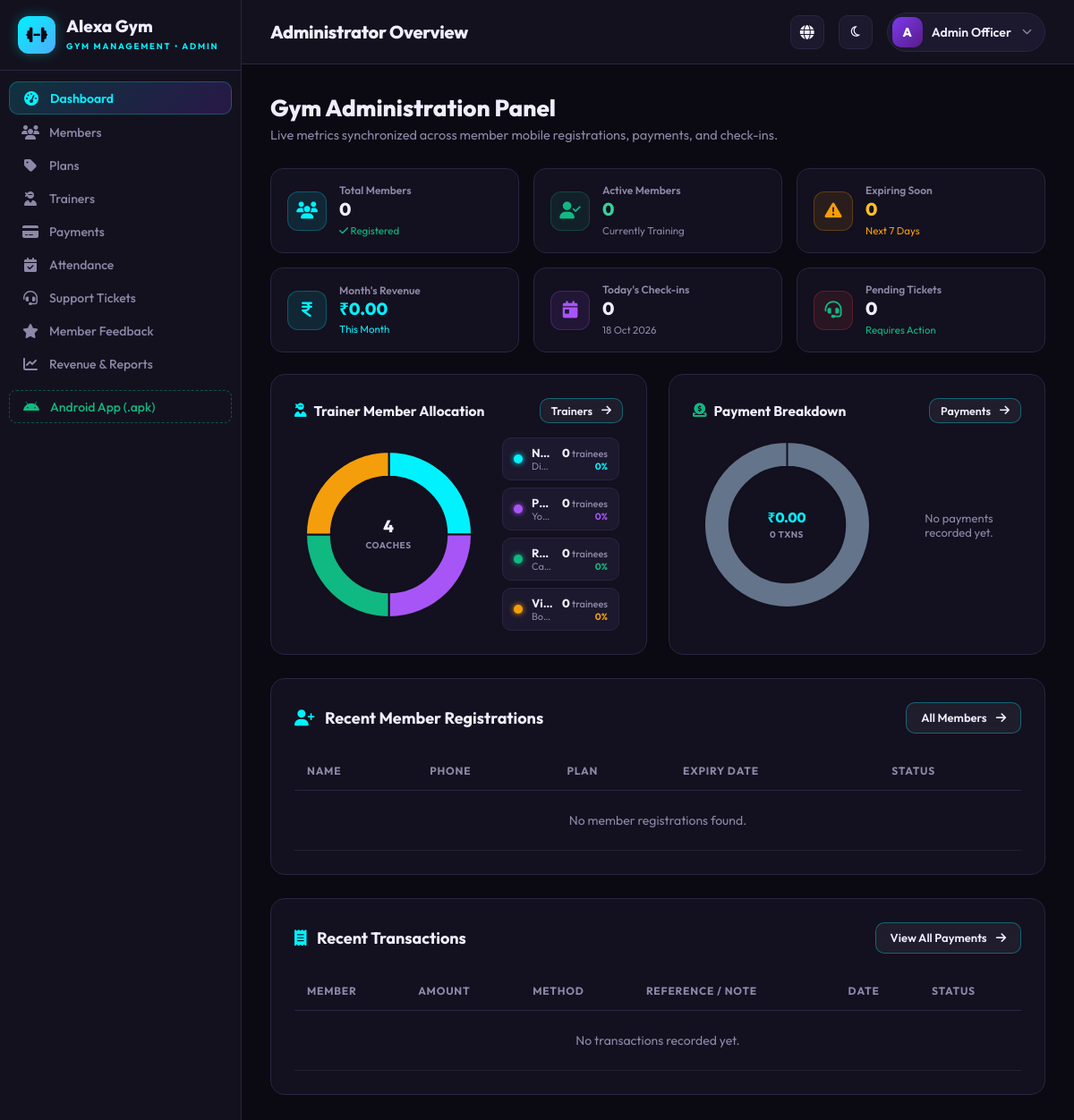
Page /admin/dashboard.php (signed in) on the committed database.
### tables this page shows
CREATE TABLE `trainers` (
  `id` INT UNSIGNED NOT NULL AUTO_INCREMENT,
  `full_name` VARCHAR(100) NOT NULL,
  `email` VARCHAR(100) DEFAULT NULL,
  `phone` VARCHAR(20) NOT NULL,
  `specialization` VARCHAR(100) DEFAULT NULL,
  `experience` VARCHAR(50) DEFAULT '3+ Years Experience',
  `bio` TEXT DEFAULT NULL,
  `photo` VARCHAR(255) DEFAULT NULL,
  `salary` DECIMAL(10,2) NOT NULL DEFAULT 0.00,
  `joined_on` DATE DEFAULT NULL,
  `status` ENUM('active', 'inactive') NOT NULL DEFAULT 'active',
  `created_at` TIMESTAMP NOT NULL DEFAULT CURRENT_TIMESTAMP,
  PRIMARY KEY (`id`)
);

### includes/functions.php (called while the page is built, shortened)
<?php
function e($value) {
    return htmlspecialchars((string)($value ?? ''), ENT_QUOTES, 'UTF-8');
}
function format_currency($amount) {
    return '₹' . number_format((float)$amount, 2);
}

### admin/dashboard.php (the view, shortened to what this page needs)
<?php
require_once __DIR__ . '/../config/database.php';
require_once __DIR__ . '/../includes/functions.php';
$total_members = (int)$pdo->query("SELECT COUNT(*) FROM members WHERE status = 'active' AND plan_id IS NOT NULL")->fetchColumn();
$active_members = (int)$pdo->query("SELECT COUNT(*) FROM members WHERE status = 'active' AND plan_id IS NOT NULL")->fetchColumn();
$expiring_soon = (int)$pdo->query("SELECT COUNT(*) FROM members WHERE status = 'active' AND plan_id IS NOT NULL AND expiry_date BETWEEN CURDATE() AND DATE_ADD(CURDATE(), INTERVAL 7 DAY)")->fetchColumn();
$total_trainers = (int)$pdo->query("SELECT COUNT(*) FROM trainers WHERE status = 'active'")->fetchColumn();
$month_revenue = (float)$pdo->query("SELECT COALESCE(SUM(amount), 0) FROM payments WHERE MONTH(paid_on) = MONTH(CURDATE()) AND YEAR(paid_on) = YEAR(CURDATE()) AND status = 'completed'")->fetchColumn();
$today_checkins = (int)$pdo->query("SELECT COUNT(*) FROM attendance WHERE attend_date = CURDATE()")->fetchColumn();
$recent_members = $pdo->query("
    SELECT m.*, p.name AS plan_name
    FROM members m
    INNER JOIN plans p ON m.plan_id = p.id
    WHERE m.status = 'active'
    ORDER BY m.id DESC LIMIT 5
")->fetchAll();
$recent_payments = $pdo->query("
    SELECT p.*, m.full_name AS member_name
    FROM payments p
    LEFT JOIN members m ON p.member_id = m.id
    ORDER BY p.id DESC LIMIT 5
")->fetchAll();
$trainer_chart_data = $pdo->query("
    SELECT
        t.id,
        t.full_name,
        t.specialization,
        COUNT(m.id) AS member_count
    FROM trainers t
    LEFT JOIN members m ON m.trainer_id = t.id AND m.status = 'active'
    WHERE t.status = 'active'
    GROUP BY t.id, t.full_name, t.specialization
    ORDER BY member_count DESC, t.full_name ASC
")->fetchAll();
$unassigned_trainers_count = (int)$pdo->query("
    SELECT COUNT(*) FROM members
    WHERE status = 'active' AND (trainer_id IS NULL OR trainer_id = 0)
")->fetchColumn();
$total_assigned_members = array_sum(array_column($trainer_chart_data, 'member_count'));
$color_palette = ['#00f2fe', '#a855f7', '#10b981', '#f59e0b', '#f43f5e', '#38bdf8', '#ec4899', '#6366f1'];
$payment_methods_data = $pdo->query("
    SELECT
        UPPER(method) AS method_name,
        COUNT(*) AS txn_count,
        COALESCE(SUM(amount), 0) AS total_amount
    FROM payments
    WHERE status = 'completed'
    GROUP BY method
    ORDER BY total_amount DESC
")->fetchAll();
$total_completed_revenue = (float)$pdo->query("
    SELECT COALESCE(SUM(amount), 0) FROM payments WHERE status = 'completed'
")->fetchColumn();
$total_completed_txns = (int)$pdo->query("
    SELECT COUNT(*) FROM payments WHERE status = 'completed'
")->fetchColumn();
if (empty($payment_methods_data)) {
    $payment_methods_data = $pdo->query("
        SELECT
            UPPER(method) AS method_name,
            COUNT(*) AS txn_count,
            COALESCE(SUM(amount), 0) AS total_amount
        FROM payments
        GROUP BY method
        ORDER BY total_amount DESC
    ")->fetchAll();
    $total_completed_revenue = (float)$pdo->query("SELECT COALESCE(SUM(amount), 0) FROM payments")->fetchColumn();
    $total_completed_txns = (int)$pdo->query("SELECT COUNT(*) FROM payments")->fetchColumn();
}
?>
<!DOCTYPE html>
<html lang="en" data-theme="dark">
<head>
  <link rel="stylesheet" href="https://cdnjs.cloudflare.com/ajax/libs/font-awesome/6.5.1/css/all.min.css">
  <link rel="stylesheet" href="../assets/css/admin.css?v=2.5">
</head>
<body>
<div class="app-layout">
  <?php require_once __DIR__ . '/../includes/admin_sidebar.php'; ?>
  <main class="app-main">
    <?php require_once __DIR__ . '/../includes/admin_topbar.php'; ?>
    <div class="dashboard-content">
      <div style="margin-bottom: 28px;">
        <h2 style="font-size: 26px; font-weight: 800; margin-bottom: 4px;">Gym Administration Panel</h2>
        <p style="color: var(--muted); font-size: 14.5px;">Live metrics synchronized across member mobile registrations, payments, and check-ins.</p>
      </div>
      <div class="stats-grid admin-stats-grid">
        <div class="stat-card">
          <div class="stat-icon-wrapper" style="color: var(--cyan); background: rgba(0, 242, 254, 0.1); border-color: rgba(0, 242, 254, 0.25);">
            <i class="fa-solid fa-users"></i>
          </div>
          <div class="stat-info">
            <div class="stat-label">Total Members</div>
            <div class="stat-val"><?= $total_members ?></div>
            <span style="font-size: 11.5px; color: var(--ok);"><i class="fa-solid fa-check"></i> Registered</span>
          </div>
        </div>
        <div class="stat-card">
          <div class="stat-icon-wrapper" style="color: #10b981; background: rgba(16, 185, 129, 0.1); border-color: rgba(16, 185, 129, 0.25);">
            <i class="fa-solid fa-user-check"></i>
          </div>
          <div class="stat-info">
            <div class="stat-label">Active Members</div>
            <div class="stat-val" style="color: #34d399;"><?= $active_members ?></div>
            <span style="font-size: 11.5px; color: var(--muted);">Currently Training</span>
          </div>
        </div>
        <div class="stat-card">
          <div class="stat-icon-wrapper" style="color: #f59e0b; background: rgba(245, 158, 11, 0.1); border-color: rgba(245, 158, 11, 0.25);">
            <i class="fa-solid fa-triangle-exclamation"></i>
          </div>
          <div class="stat-info">
            <div class="stat-label">Expiring Soon</div>
            <div class="stat-val" style="color: #fbbf24;"><?= $expiring_soon ?></div>
            <span style="font-size: 11.5px; color: #f59e0b;">Next 7 Days</span>
          </div>
        </div>
        <div class="stat-card">
          <div class="stat-icon-wrapper" style="color: var(--cyan); background: rgba(0, 242, 254, 0.1); border-color: rgba(0, 242, 254, 0.25);">
            <i class="fa-solid fa-indian-rupee-sign"></i>
          </div>
          <div class="stat-info">
            <div class="stat-label">Month's Revenue</div>
            <div class="stat-val" style="font-size: 19px; color: var(--cyan);"><?= format_currency($month_revenue) ?></div>
            <span style="font-size: 11.5px; color: var(--cyan);">This Month</span>
          </div>
        </div>
        <div class="stat-card">
          <div class="stat-icon-wrapper" style="color: #a855f7; background: rgba(168, 85, 247, 0.1); border-color: rgba(168, 85, 247, 0.25);">
            <i class="fa-solid fa-calendar-day"></i>
          </div>
          <div class="stat-info">
            <div class="stat-label">Today's Check-ins</div>
            <div class="stat-val"><?= $today_checkins ?></div>
            <span style="font-size: 11.5px; color: var(--muted);"><?= date('d M Y') ?></span>
          </div>
        </div>
        <div class="stat-card">
          <div class="stat-icon-wrapper" style="color: <?= $pending_tickets > 0 ? 'var(--bad)' : 'var(--ok)' ?>; background: rgba(239, 68, 68, 0.1); border-color: rgba(239, 68, 68, 0.25);">
            <i class="fa-solid fa-headset"></i>
          </div>
          <div class="stat-info">
            <div class="stat-label">Pending Tickets</div>
            <div class="stat-val" style="color: <?= $pending_tickets > 0 ? 'var(--bad)' : 'inherit' ?>;"><?= $pending_tickets ?></div>
            <span style="font-size: 11.5px; color: <?= $pending_tickets > 0 ? 'var(--bad)' : 'var(--ok)' ?>;">Requires Action</span>
          </div>
        </div>
      </div>
      <div class="dashboard-charts-grid">
        <div class="card" style="margin-bottom: 0;">
          <div class="card-header chart-card-header">
            <h3 class="card-title">
              <i class="fa-solid fa-user-ninja" style="color: var(--cyan); margin-right: 8px;"></i> Trainer Member Allocation
            </h3>
            <a href="trainers.php" class="btn btn-outline btn-sm" style="font-size: 12.5px; font-weight: 600; text-decoration: none;">
              Trainers <i class="fa-solid fa-arrow-right" style="margin-left: 4px;"></i>
            </a>
          </div>
          <div class="chart-card-body">
            <div class="chart-canvas-wrap">
              <canvas id="trainerCircleChart"></canvas>
              <div class="chart-center-badge">
                <span class="chart-center-val"><?= $total_trainers ?></span>
                <span class="chart-center-label"><?= ($total_assigned_members + $unassigned_trainers_count) > 0 ? ($total_assigned_members . ' Trainees') : 'Coaches' ?></span>
              </div>
            </div>
            <div class="chart-legend-list">
              <?php
              $t_idx = 0;
              $active_pool = $total_assigned_members + $unassigned_trainers_count;
              ?>
              <?php if (empty($trainer_chart_data)): ?>
                <div style="text-align: center; color: var(--muted); padding: 20px; font-size: 13px;">No active trainers found.</div>
              <?php else: ?>
                <?php foreach ($trainer_chart_data as $tc):
                  $c_color = $color_palette[$t_idx % count($color_palette)];
                  $t_idx++;
                  $pct = $active_pool > 0 ? round(((int)$tc['member_count'] / $active_pool) * 100) : 0;
                ?>
                  <div class="chart-legend-item">
                    <div class="chart-legend-left">
                      <span class="chart-color-dot" style="background: <?= $c_color ?>; color: <?= $c_color ?>;"></span>
                      <div style="min-width: 0;">
                        <div class="chart-legend-name"><?= e($tc['full_name']) ?></div>
                        <div class="chart-legend-sub"><?= e($tc['specialization'] ?: 'General Fitness') ?></div>
                      </div>
                    </div>
                    <div class="chart-legend-right">
                      <span class="chart-legend-val"><?= (int)$tc['member_count'] ?> <small style="font-weight: 500; font-size: 11px; color: var(--muted);">trainee<?= (int)$tc['member_count'] === 1 ? '' : 's' ?></small></span>
                      <span class="chart-legend-pct" style="color: <?= $c_color ?>;"><?= $pct ?>%</span>
                    </div>
                  </div>
                <?php endforeach; ?>
              <?php endif; ?>
            </div>
          </div>
        </div>
        <div class="card" style="margin-bottom: 0;">
          <div class="card-header chart-card-header">
            <h3 class="card-title">
              <i class="fa-solid fa-circle-dollar-to-slot" style="color: #10b981; margin-right: 8px;"></i> Payment Breakdown
            </h3>
            <a href="payments.php" class="btn btn-outline btn-sm" style="font-size: 12.5px; font-weight: 600; text-decoration: none;">
              Payments <i class="fa-solid fa-arrow-right" style="margin-left: 4px;"></i>
            </a>
          </div>
          <div class="chart-card-body">
            <div class="chart-canvas-wrap">
              <canvas id="paymentCircleChart"></canvas>
              <div class="chart-center-badge">
                <span class="chart-center-val currency-val" style="color: var(--cyan);"><?= format_currency($total_completed_revenue) ?></span>
                <span class="chart-center-label"><?= $total_completed_txns ?> Txn<?= $total_completed_txns === 1 ? '' : 's' ?></span>
              </div>
            </div>
            <div class="chart-legend-list">
              <?php if (empty($payment_methods_data)): ?>
                <div style="text-align: center; color: var(--muted); padding: 20px; font-size: 13px;">No payments recorded yet.</div>
              <?php endif; ?>
            </div>
          </div>
        </div>
      </div>
      <div style="display: flex; flex-direction: column; gap: 26px;">
        <div class="card" style="margin-bottom: 0;">
          <div class="card-header">
            <h3 class="card-title"><i class="fa-solid fa-user-plus" style="color: var(--cyan); margin-right: 8px;"></i> Recent Member Registrations</h3>
            <a href="members.php" class="btn btn-outline btn-sm" style="font-size: 13px; font-weight: 600; text-decoration: none;">All Members <i class="fa-solid fa-arrow-right" style="margin-left: 4px;"></i></a>
          </div>
          <div class="custom-table-wrap">
            <table class="custom-table">
              <thead>
                <tr>
                  <th>Name</th>
                  <th>Phone</th>
                  <th>Plan</th>
                  <th>Expiry Date</th>
                  <th>Status</th>
                </tr>
              </thead>
              <tbody>
                <?php if (empty($recent_members)): ?>
                  <tr><td colspan="5" style="text-align: center; color: var(--muted); padding: 24px;">No member registrations found.</td></tr>
                <?php endif; ?>
              </tbody>
            </table>
          </div>
        </div>
        <div class="card" style="margin-bottom: 0;">
          <div class="card-header">
            <h3 class="card-title"><i class="fa-solid fa-receipt" style="color: var(--cyan); margin-right: 8px;"></i> Recent Transactions</h3>
            <a href="payments.php" class="btn btn-outline btn-sm" style="font-size: 13px; font-weight: 600; text-decoration: none;">View All Payments <i class="fa-solid fa-arrow-right" style="margin-left: 4px;"></i></a>
          </div>
          <div class="custom-table-wrap">
            <table class="custom-table">
              <thead>
                <tr>
                  <th>Member</th>
                  <th>Amount</th>
                  <th>Method</th>
                  <th>Reference / Note</th>
                  <th>Date</th>
                  <th>Status</th>
                </tr>
              </thead>
              <tbody>
                <?php if (empty($recent_payments)): ?>
                  <tr><td colspan="6" style="text-align: center; color: var(--muted); padding: 24px;">No transactions recorded yet.</td></tr>
                <?php endif; ?>
              </tbody>
            </table>
          </div>
        </div>
      </div>
    </div>
  </main>
</div>
<script>
if (typeof Chart === 'undefined') {
  document.write('<script src="https://cdn.jsdelivr.net/npm/chart.js"><\/script>');
}
</script>
</body>
</html>

### rows in the picture
trainers: full_name "N…", specialization "Di…", member_count "0", pct "0"
trainers: full_name "P…", specialization "Yo…", member_count "0", pct "0"
trainers: full_name "R…", specialization "Ca…", member_count "0", pct "0"
trainers: full_name "Vi…", specialization "Bo…", member_count "0", pct "0"

### other values in the picture
$topbar_title "Administrator Overview"
substr($u['name'] ?? 'A', 0, 1) "A"
$u['name'] "Admin Officer"
$total_members "0"
$active_members "0"
$expiring_soon "0"
format_currency($month_revenue) "₹0.00"
$today_checkins "0"
$pending_tickets "0"
chart data {{ json_encode($js_trainer_data) }} [1,1,1,1]
